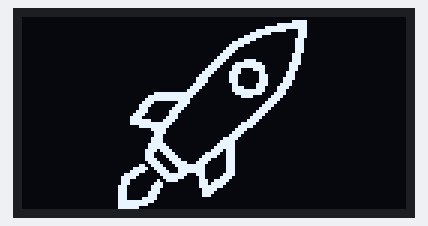
A sketch run on a simulated Arduino Uno, built with avr-gcc and run on an emulated ATmega328P. Parts: 128×64 one-colour display.

Above: at 0.07 s.
At 0.65 s:
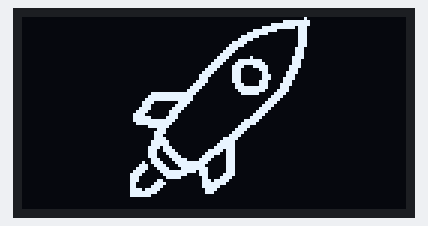
At 1.24 s:
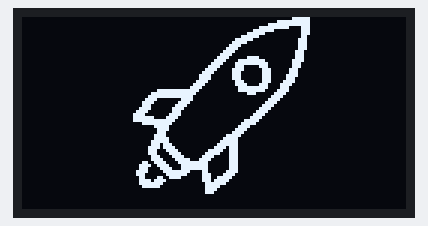
At 1.82 s:
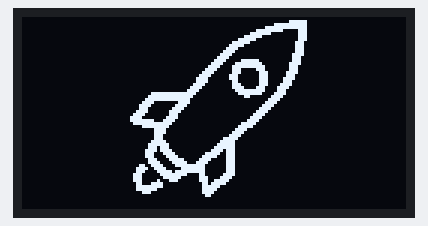
At 2.41 s:
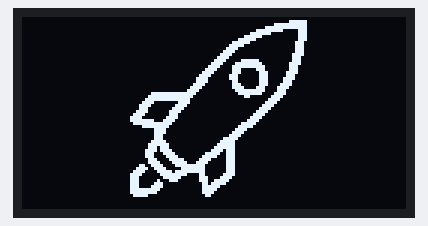

The sketch:

OLED_Emoji.ino
```cpp
#include <Adafruit_GFX.h>
#include <Adafruit_SSD1306.h>
#include "bitmaps.h"
#define SCREEN_I2C_ADDR 0x3D // or 0x3C
#define SCREEN_WIDTH 128     // OLED display width, in pixels
#define SCREEN_HEIGHT 64     // OLED display height, in pixels
#define OLED_RST_PIN -1      // Reset pin (-1 if not available)

Adafruit_SSD1306 display(128, 64, &Wire, OLED_RST_PIN);

// OLED Animation: rocket
// Code auto-generated by https://wokwi.com/animator, graphics by icons8.com

void setup() {
  display.begin(SSD1306_SWITCHCAPVCC, SCREEN_I2C_ADDR);
}

int frame = 0;
void loop() {
  display.clearDisplay();
  display.drawBitmap(32, 0, frames[frame], FRAME_WIDTH, FRAME_HEIGHT, 1);
  display.display();
  frame = (frame + 1) % FRAME_COUNT;
  delay(FRAME_DELAY);
}
```

Source omitted: bitmaps.h (data table, 37005 bytes)

Measured:
- by itself, everything shown: repeats every 2.1 s, in 28 steps
